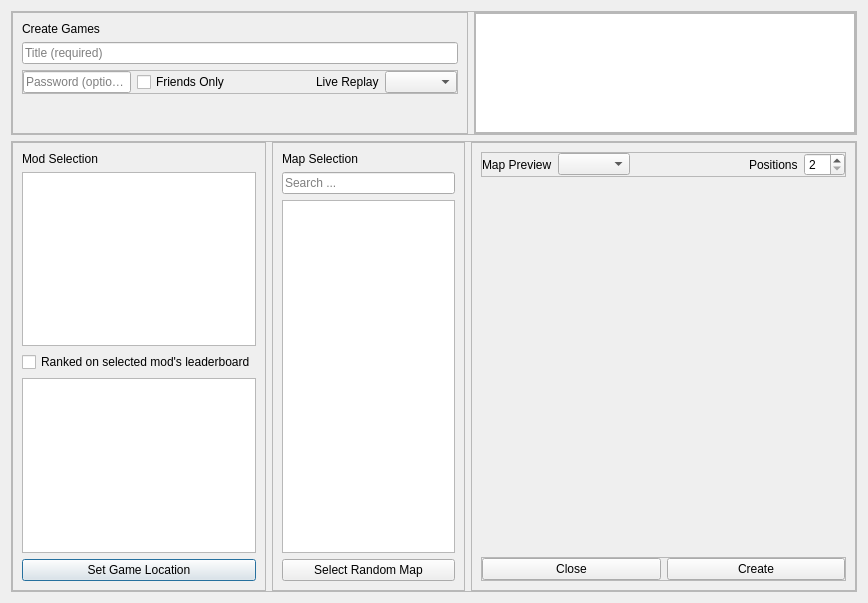
<?xml version="1.0" encoding="UTF-8"?>
<ui version="4.0">
 <class>GameCreateDialog</class>
 <widget class="QDialog" name="GameCreateDialog">
  <property name="geometry">
   <rect>
    <x>0</x>
    <y>0</y>
    <width>868</width>
    <height>603</height>
   </rect>
  </property>
  <property name="windowTitle">
   <string>Dialog</string>
  </property>
  <layout class="QVBoxLayout" name="verticalLayout">
   <item>
    <widget class="QFrame" name="headerFrame">
     <property name="sizePolicy">
      <sizepolicy hsizetype="Preferred" vsizetype="Maximum">
       <horstretch>0</horstretch>
       <verstretch>0</verstretch>
      </sizepolicy>
     </property>
     <property name="frameShape">
      <enum>QFrame::StyledPanel</enum>
     </property>
     <property name="frameShadow">
      <enum>QFrame::Raised</enum>
     </property>
     <layout class="QHBoxLayout" name="horizontalLayout">
      <property name="leftMargin">
       <number>0</number>
      </property>
      <property name="topMargin">
       <number>0</number>
      </property>
      <property name="rightMargin">
       <number>0</number>
      </property>
      <property name="bottomMargin">
       <number>0</number>
      </property>
      <item>
       <widget class="QFrame" name="gameSettingsFrame">
        <property name="sizePolicy">
         <sizepolicy hsizetype="Preferred" vsizetype="Maximum">
          <horstretch>3</horstretch>
          <verstretch>0</verstretch>
         </sizepolicy>
        </property>
        <property name="frameShape">
         <enum>QFrame::StyledPanel</enum>
        </property>
        <property name="frameShadow">
         <enum>QFrame::Raised</enum>
        </property>
        <layout class="QVBoxLayout" name="verticalLayout_2">
         <item>
          <widget class="QLabel" name="contextLabel">
           <property name="sizePolicy">
            <sizepolicy hsizetype="Preferred" vsizetype="Preferred">
             <horstretch>0</horstretch>
             <verstretch>0</verstretch>
            </sizepolicy>
           </property>
           <property name="text">
            <string>Create Games</string>
           </property>
          </widget>
         </item>
         <item>
          <widget class="QLineEdit" name="titleLineEdit">
           <property name="sizePolicy">
            <sizepolicy hsizetype="Expanding" vsizetype="Preferred">
             <horstretch>0</horstretch>
             <verstretch>0</verstretch>
            </sizepolicy>
           </property>
           <property name="placeholderText">
            <string>Title (required)</string>
           </property>
          </widget>
         </item>
         <item>
          <widget class="QFrame" name="optionsFrame">
           <property name="sizePolicy">
            <sizepolicy hsizetype="Preferred" vsizetype="Preferred">
             <horstretch>0</horstretch>
             <verstretch>0</verstretch>
            </sizepolicy>
           </property>
           <property name="frameShape">
            <enum>QFrame::StyledPanel</enum>
           </property>
           <property name="frameShadow">
            <enum>QFrame::Raised</enum>
           </property>
           <layout class="QHBoxLayout" name="horizontalLayout_3">
            <property name="leftMargin">
             <number>0</number>
            </property>
            <property name="topMargin">
             <number>0</number>
            </property>
            <property name="rightMargin">
             <number>0</number>
            </property>
            <property name="bottomMargin">
             <number>0</number>
            </property>
            <item>
             <widget class="QLineEdit" name="passwordLineEdit">
              <property name="echoMode">
               <enum>QLineEdit::Password</enum>
              </property>
              <property name="placeholderText">
               <string>Password (optional)</string>
              </property>
              <property name="clearButtonEnabled">
               <bool>true</bool>
              </property>
             </widget>
            </item>
            <item>
             <widget class="QCheckBox" name="friendsOnlyCheckBox">
              <property name="text">
               <string>Friends Only</string>
              </property>
             </widget>
            </item>
            <item>
             <spacer name="horizontalSpacer_2">
              <property name="orientation">
               <enum>Qt::Horizontal</enum>
              </property>
              <property name="sizeHint" stdset="0">
               <size>
                <width>40</width>
                <height>20</height>
               </size>
              </property>
             </spacer>
            </item>
            <item>
             <widget class="QLabel" name="liveReplayLabel">
              <property name="text">
               <string>Live Replay</string>
              </property>
             </widget>
            </item>
            <item>
             <widget class="QComboBox" name="liveReplayOptionComboBox">
              <property name="currentIndex">
               <number>-1</number>
              </property>
             </widget>
            </item>
           </layout>
          </widget>
         </item>
         <item>
          <spacer name="verticalSpacer">
           <property name="orientation">
            <enum>Qt::Vertical</enum>
           </property>
           <property name="sizeHint" stdset="0">
            <size>
             <width>20</width>
             <height>40</height>
            </size>
           </property>
          </spacer>
         </item>
        </layout>
       </widget>
      </item>
      <item>
       <widget class="QFrame" name="gameCardFrame">
        <property name="sizePolicy">
         <sizepolicy hsizetype="Maximum" vsizetype="Maximum">
          <horstretch>1</horstretch>
          <verstretch>0</verstretch>
         </sizepolicy>
        </property>
        <property name="frameShape">
         <enum>QFrame::StyledPanel</enum>
        </property>
        <property name="frameShadow">
         <enum>QFrame::Raised</enum>
        </property>
        <layout class="QGridLayout" name="gridLayout">
         <property name="leftMargin">
          <number>0</number>
         </property>
         <property name="topMargin">
          <number>0</number>
         </property>
         <property name="rightMargin">
          <number>0</number>
         </property>
         <property name="bottomMargin">
          <number>0</number>
         </property>
         <item row="0" column="0">
          <widget class="QListView" name="gameCardListView">
           <property name="sizePolicy">
            <sizepolicy hsizetype="Fixed" vsizetype="Fixed">
             <horstretch>0</horstretch>
             <verstretch>0</verstretch>
            </sizepolicy>
           </property>
           <property name="minimumSize">
            <size>
             <width>380</width>
             <height>120</height>
            </size>
           </property>
           <property name="maximumSize">
            <size>
             <width>380</width>
             <height>120</height>
            </size>
           </property>
          </widget>
         </item>
        </layout>
       </widget>
      </item>
     </layout>
    </widget>
   </item>
   <item>
    <widget class="QFrame" name="mainFrame">
     <property name="sizePolicy">
      <sizepolicy hsizetype="Preferred" vsizetype="Preferred">
       <horstretch>1</horstretch>
       <verstretch>0</verstretch>
      </sizepolicy>
     </property>
     <property name="frameShape">
      <enum>QFrame::StyledPanel</enum>
     </property>
     <property name="frameShadow">
      <enum>QFrame::Raised</enum>
     </property>
     <layout class="QHBoxLayout" name="horizontalLayout_2">
      <property name="leftMargin">
       <number>0</number>
      </property>
      <property name="topMargin">
       <number>0</number>
      </property>
      <property name="rightMargin">
       <number>0</number>
      </property>
      <property name="bottomMargin">
       <number>0</number>
      </property>
      <item>
       <widget class="QFrame" name="modSelectionFrame">
        <property name="sizePolicy">
         <sizepolicy hsizetype="Preferred" vsizetype="Preferred">
          <horstretch>1</horstretch>
          <verstretch>0</verstretch>
         </sizepolicy>
        </property>
        <property name="frameShape">
         <enum>QFrame::StyledPanel</enum>
        </property>
        <property name="frameShadow">
         <enum>QFrame::Raised</enum>
        </property>
        <layout class="QVBoxLayout" name="verticalLayout_3">
         <item>
          <widget class="QLabel" name="modLabel">
           <property name="text">
            <string>Mod Selection</string>
           </property>
          </widget>
         </item>
         <item>
          <widget class="QListView" name="modListView"/>
         </item>
         <item>
          <widget class="QCheckBox" name="rankedCheckBox">
           <property name="text">
            <string>Ranked on selected mod's leaderboard</string>
           </property>
          </widget>
         </item>
         <item>
          <widget class="QListView" name="mapPoolListView"/>
         </item>
         <item>
          <widget class="QPushButton" name="modLocationPushButton">
           <property name="text">
            <string>Set Game Location</string>
           </property>
          </widget>
         </item>
        </layout>
       </widget>
      </item>
      <item>
       <widget class="QFrame" name="mapSelectionFrame">
        <property name="sizePolicy">
         <sizepolicy hsizetype="Preferred" vsizetype="Preferred">
          <horstretch>1</horstretch>
          <verstretch>0</verstretch>
         </sizepolicy>
        </property>
        <property name="frameShape">
         <enum>QFrame::StyledPanel</enum>
        </property>
        <property name="frameShadow">
         <enum>QFrame::Raised</enum>
        </property>
        <layout class="QVBoxLayout" name="verticalLayout_4">
         <item>
          <widget class="QLabel" name="mapLabel">
           <property name="text">
            <string>Map Selection</string>
           </property>
          </widget>
         </item>
         <item>
          <widget class="QLineEdit" name="mapSearchLineEdit">
           <property name="placeholderText">
            <string>Search ...</string>
           </property>
           <property name="clearButtonEnabled">
            <bool>true</bool>
           </property>
          </widget>
         </item>
         <item>
          <widget class="QListView" name="mapListView"/>
         </item>
         <item>
          <widget class="QPushButton" name="randomMapPushButton">
           <property name="text">
            <string>Select Random Map</string>
           </property>
          </widget>
         </item>
        </layout>
       </widget>
      </item>
      <item>
       <widget class="QFrame" name="mapPreviewFrame">
        <property name="sizePolicy">
         <sizepolicy hsizetype="Preferred" vsizetype="Preferred">
          <horstretch>2</horstretch>
          <verstretch>0</verstretch>
         </sizepolicy>
        </property>
        <property name="frameShape">
         <enum>QFrame::StyledPanel</enum>
        </property>
        <property name="frameShadow">
         <enum>QFrame::Raised</enum>
        </property>
        <layout class="QGridLayout" name="gridLayout_2">
         <property name="leftMargin">
          <number>9</number>
         </property>
         <property name="topMargin">
          <number>9</number>
         </property>
         <property name="rightMargin">
          <number>9</number>
         </property>
         <property name="bottomMargin">
          <number>9</number>
         </property>
         <item row="0" column="0">
          <widget class="QFrame" name="mapPreviewControlsFrame">
           <property name="frameShape">
            <enum>QFrame::StyledPanel</enum>
           </property>
           <property name="frameShadow">
            <enum>QFrame::Raised</enum>
           </property>
           <layout class="QHBoxLayout" name="horizontalLayout_4">
            <property name="spacing">
             <number>6</number>
            </property>
            <property name="leftMargin">
             <number>0</number>
            </property>
            <property name="topMargin">
             <number>0</number>
            </property>
            <property name="rightMargin">
             <number>0</number>
            </property>
            <property name="bottomMargin">
             <number>0</number>
            </property>
            <item>
             <widget class="QLabel" name="mapPreviewLabel">
              <property name="sizePolicy">
               <sizepolicy hsizetype="Maximum" vsizetype="Preferred">
                <horstretch>0</horstretch>
                <verstretch>0</verstretch>
               </sizepolicy>
              </property>
              <property name="text">
               <string>Map Preview</string>
              </property>
             </widget>
            </item>
            <item>
             <widget class="QComboBox" name="mapPreviewComboBox"/>
            </item>
            <item>
             <spacer name="horizontalSpacer">
              <property name="orientation">
               <enum>Qt::Horizontal</enum>
              </property>
              <property name="sizeHint" stdset="0">
               <size>
                <width>40</width>
                <height>20</height>
               </size>
              </property>
             </spacer>
            </item>
            <item>
             <widget class="QLabel" name="positionsLabel">
              <property name="sizePolicy">
               <sizepolicy hsizetype="Maximum" vsizetype="Preferred">
                <horstretch>0</horstretch>
                <verstretch>0</verstretch>
               </sizepolicy>
              </property>
              <property name="text">
               <string>Positions</string>
              </property>
             </widget>
            </item>
            <item>
             <widget class="QSpinBox" name="positionsSpinBox">
              <property name="sizePolicy">
               <sizepolicy hsizetype="Maximum" vsizetype="Fixed">
                <horstretch>0</horstretch>
                <verstretch>0</verstretch>
               </sizepolicy>
              </property>
              <property name="minimum">
               <number>2</number>
              </property>
              <property name="maximum">
               <number>10</number>
              </property>
              <property name="value">
               <number>2</number>
              </property>
             </widget>
            </item>
           </layout>
          </widget>
         </item>
         <item row="2" column="0">
          <widget class="QFrame" name="controlsFrame">
           <property name="frameShape">
            <enum>QFrame::StyledPanel</enum>
           </property>
           <property name="frameShadow">
            <enum>QFrame::Raised</enum>
           </property>
           <layout class="QHBoxLayout" name="horizontalLayout_5">
            <property name="leftMargin">
             <number>0</number>
            </property>
            <property name="topMargin">
             <number>0</number>
            </property>
            <property name="rightMargin">
             <number>0</number>
            </property>
            <property name="bottomMargin">
             <number>0</number>
            </property>
            <item>
             <widget class="QPushButton" name="closePushButton">
              <property name="text">
               <string>Close</string>
              </property>
             </widget>
            </item>
            <item>
             <widget class="QPushButton" name="createPushButton">
              <property name="text">
               <string>Create</string>
              </property>
             </widget>
            </item>
           </layout>
          </widget>
         </item>
         <item row="1" column="0">
          <widget class="QLabel" name="mapPreviewImageLabel">
           <property name="sizePolicy">
            <sizepolicy hsizetype="Expanding" vsizetype="Expanding">
             <horstretch>0</horstretch>
             <verstretch>0</verstretch>
            </sizepolicy>
           </property>
           <property name="text">
            <string/>
           </property>
          </widget>
         </item>
        </layout>
       </widget>
      </item>
     </layout>
    </widget>
   </item>
  </layout>
 </widget>
 <resources/>
 <connections/>
</ui>
